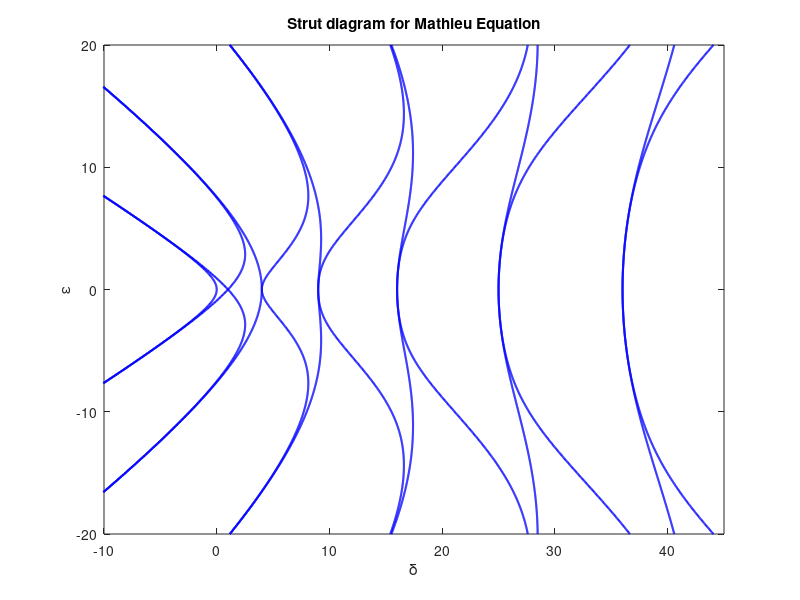

This chart was generated by the following MATLAB code: (Note: this script raises an error after producing the figure.)
% To plot the stability chart or strut diagram for the Mathieu's Equation
% Mathieu Equation is x''+(d+ecos(2t))x = 0                                        
%--------------------------------------------------------------------------
clc ;
N = 30 ;                    % Order of the Hill's Determinant
T = cell(1,4) ;             % Cell array to store Hill determinant matrices
EE = cell(1,4) ;
epsilon = -20:0.05:20 ;
for i = 1:length(epsilon)
    e = epsilon(i) ;
    a = e*ones(N,1) ;       % Sub diagonal elements
    c = e*ones(N,1) ;       % Super diagonal elements
    % Hill determinants for odd sine and cosine coefficients 
    ndeto = 2*N+1 ;     
    bo = (1:2:ndeto).^2 ;   % Diagonal elements
    T1 = diag(a,-1)+diag(bo)+diag(c,+1) ; 
    T1(1,1) = 1+e ;
    T{1} = T1 ;             % Odd cosine determinant matrix
    T1(1,1) = 1-e ;
    T2 = T1 ;
    T{2} = T2 ;             % Odd sine determinant matrix
    % Hill determinants for even sine and cosine coefficients
    ndete = 2*(N+1) ;
    be = (2:2:ndete).^2 ;   % Diagonal elements
    T3 = diag(a,-1)+diag(be)+diag(c,+1) ;
    T{3} = T3 ;             % Even cosine determinant matrix
    T4 = zeros(size(T3)) ;
    T4(1,1) = 0 ;T4(1,2) = e ;T4(2,1) = 2*e ;
    T4(2:end,2:end)=T3(1:end-1,1:end-1) ;
    T{4} = T4 ;             % Even sine determinant matrix
    % Calculate the Eigenvalues of the Determinant matrices
    for j = 1:4
        E = eig(T{j}) ;
%         plot(E,e,'.','Markersize',4.5,'Color','r') ;
        EE{j}(:,i) = E ;
    end
end
epsilon = epsilon' ;
E1 = EE{1}' ;
E2 = EE{2}' ;
E3 = EE{3}';
E4 = EE{4}' ;
E = [E1 E2 E3 E4] ;
figure ;
plot(E,epsilon,'b','Linewidt',1.5)
title('Strut diagram for Mathieu Equation')
xlabel('\delta') ;
ylabel('\epsilon') ;
hold on ;
axis([-10,45,-20,20])
PlotAxisAtOrigin 
